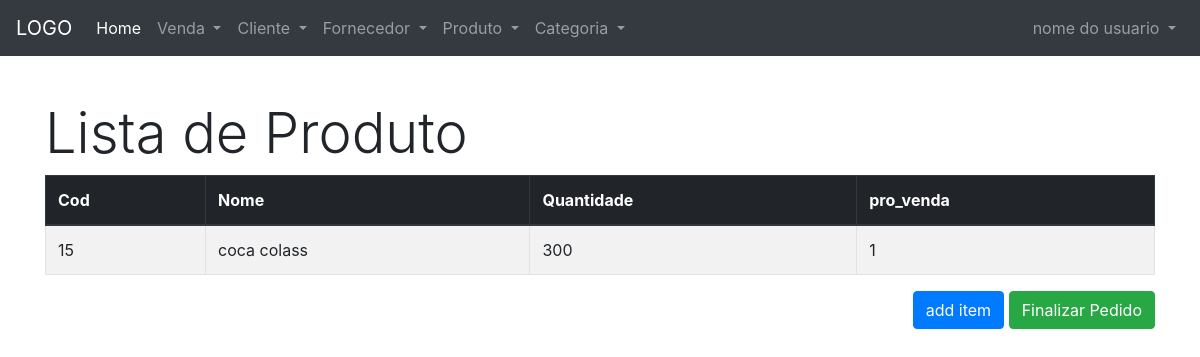
The app's page /venda/carrinho.php?add=carrinho&id=15 with its own data.
### tables this page shows
CREATE TABLE `produto` (
  `pro_id` int(11) NOT NULL,
  `pro_nome` varchar(150) NOT NULL,
  `pro_descricao` varchar(200) DEFAULT NULL,
  `pro_img` varchar(150) DEFAULT NULL,
  `pro_quantidade_atual` int(11) DEFAULT NULL,
  `pro_quantidade_minima` int(11) DEFAULT NULL,
  `pro_quantidade_maxima` int(11) DEFAULT NULL,
  `pro_venda` float DEFAULT NULL,
  `pro_compra` float DEFAULT NULL,
  `cat_id` int(11) DEFAULT NULL
);

### venda/carrinho.php (the view, shortened to what this page needs)
<?php
if(isset($_GET['add']) && $_GET['add'] == "carrinho"){
    $idProduto = $_GET['id'];
}
require "../base/header.php";
        $total = $quantidade * $produtos[0]['pro_venda'];?>
<div class="container">
    <h1 class="display-4">Lista de Produto</h1>
    <table class="table table-striped table-bordered  table-hover">
        <thead class="thead-dark">
        <tr>
            <th scope="col">Cod</th>
            <th scope="col">Nome</th>
            <th scope="col">Quantidade </th>
            <th scope="col">pro_venda</th>
        </tr>
        </thead>
        <?php
        foreach ($_SESSION['itens'] as $idProduto => $quantidade ){
            $sql = "SELECT * FROM produto WHERE  pro_id=? ";
            $select = $conn->prepare($sql);
            $select->bindParam(1,$idProduto);
            $select->execute();
            $produtos = $select->fetchAll();
            ?>
            <tr>
                <td><?php echo $produtos[0]['pro_id'] ?></td>
                <td><?php echo $produtos[0]['pro_nome'] ?></td>
                <td><?php echo $produtos[0]['pro_venda'] ?></td>
                <td><?php echo $quantidade ?></td>
            </tr>
        <?php
        }
        ?>
    </table>
    <div class="float-right">
    <a class='btn btn-primary' href='venda.php'>add item</a>
    <a class='btn btn-success' href='finalizar.php'>Finalizar Pedido</a>
    </div>
</div>
<?php require '../base/footer.php'; ?>

### static/css/estilo.css (style rules this page uses)
.container { margin-top: 100px; }

### records on screen
produto: pro_id "15", pro_nome "coca colass", pro_venda "300", quantidade "1"
